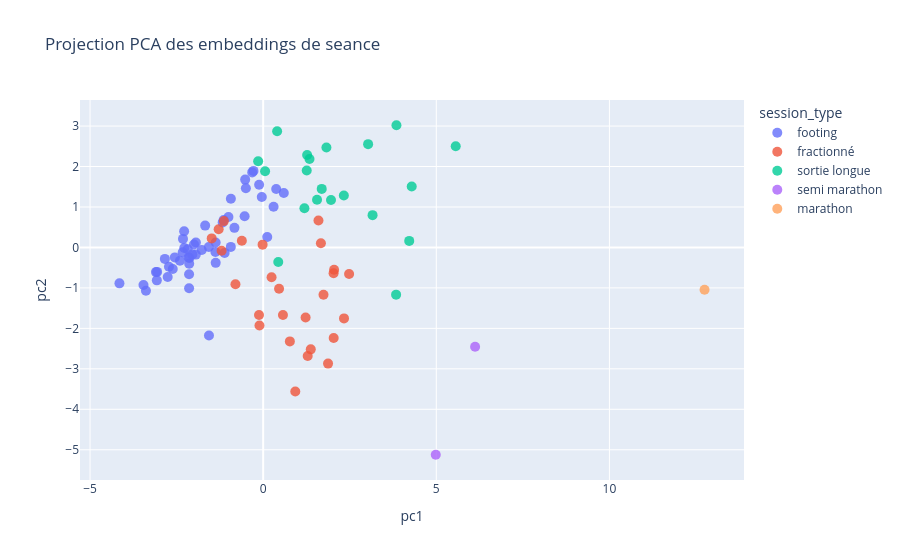

Notebook code for this chart:
### Code cell
pca = PCA(n_components=2, random_state=42)
coords = pca.fit_transform(embedding)

viz_df = sessions[["session_label", "session_type", "session_detail", "date_local"]].copy()
viz_df["pc1"] = coords[:, 0]
viz_df["pc2"] = coords[:, 1]
viz_df["distance_km"] = sessions["distance_km"].round(2)
viz_df["duration_min"] = sessions["duration_min"].round(1)
viz_df["avg_hr"] = sessions["avg_hr"].round(0)
viz_df["high_intensity_pct"] = sessions["high_intensity_pct"].round(3)

fig = px.scatter(
    viz_df,
    x="pc1",
    y="pc2",
    color="session_type",
    hover_data=["date_local", "distance_km", "duration_min", "avg_hr", "high_intensity_pct", "session_detail"],
    title="Projection PCA des embeddings de seance",
)
fig.update_traces(marker={"size": 10, "opacity": 0.8})
fig.show()

print("Variance expliquee:", pca.explained_variance_ratio_.round(3))

### Figure 1 — Plotly figure (JSON) as saved in the notebook; plotly's stock layout.template omitted (floating-point values rounded to 4 significant figures; data arrays with more than 128 entries replaced by an {"elided": "..."} marker saying what was removed)
{"data": [{"customdata": {"elided": "51x6 mixed values"}, "hovertemplate": "session_type=footing<br>pc1=%{x}<br>pc2=%{y}<br>date_local=%{customdata[0]}<br>distance_km=%{customdata[1]}<br>duration_min=%{customdata[2]}<br>avg_hr=%{customdata[3]}<br>high_intensity_pct=%{customdata[4]}<br>session_detail=%{customdata[5]}<extra></extra>", "legendgroup": "footing", "marker": {"color": "#636efa", "opacity": 0.8, "size": 10, "symbol": "circle"}, "mode": "markers", "name": "footing", "orientation": "v", "showlegend": true, "type": "scatter", "x": [-3.096, -1.373, -1.565, -2.156, -1.371, -0.2803, -0.5196, -0.9329, -0.8297, 0.3758, -0.5357, -2.137, -1.943, 0.3006, -0.3167, -1.002, 0.5955, -1.945, -0.03984, -0.9344, -1.773, -1.676, -1.114, 0.1171, -0.4997, -1.17, -2.139, -2.316, -1.142, -4.151, -2.839, -2.403, -2.611, -2.283, -1.57, -0.1167, -3.071, -2.552, -2.279, -1.999, -2.757, -2.722, -2.13, -1.379, -2.14, -3.457, -3.386, -2.323, -2.181, -3.063, -2.046], "xaxis": "x", "y": [-0.6097, 0.12, -2.176, -0.2489, -0.3816, 1.892, 1.676, 1.203, 0.4837, 1.444, 0.7703, -0.405, 0.123, 1.004, 1.855, 0.7503, 1.346, -0.1773, 1.245, 0.01288, -0.06179, 0.5398, -0.1347, 0.2576, 1.461, 0.6167, -1.009, 0.2111, 0.6781, -0.8875, -0.2833, -0.3285, -0.5339, 0.4013, 0.01156, 1.548, -0.8137, -0.2461, -0.01377, 0.07058, -0.7317, -0.477, -0.2619, -0.1137, -0.6622, -0.9275, -1.07, -0.121, -0.04492, -0.605, -0.1722], "yaxis": "y"}, {"customdata": {"elided": "26x6 mixed values"}, "hovertemplate": "session_type=fractionné<br>pc1=%{x}<br>pc2=%{y}<br>date_local=%{customdata[0]}<br>distance_km=%{customdata[1]}<br>duration_min=%{customdata[2]}<br>avg_hr=%{customdata[3]}<br>high_intensity_pct=%{customdata[4]}<br>session_detail=%{customdata[5]}<extra></extra>", "legendgroup": "fractionné", "marker": {"color": "#EF553B", "opacity": 0.8, "size": 10, "symbol": "circle"}, "mode": "markers", "name": "fractionné", "orientation": "v", "showlegend": true, "type": "scatter", "x": [0.9276, 2.482, 1.597, -0.6157, 2.048, 2.034, 0.5716, 2.036, 0.4589, -1.201, -1.486, -1.135, -1.285, -0.1198, 1.286, 0.7709, 1.225, -0.1074, 1.375, 1.874, -0.01658, 2.335, 1.742, 0.2424, -0.8003, 1.667], "xaxis": "x", "y": [-3.559, -0.655, 0.6659, 0.1646, -0.5509, -0.6375, -1.669, -2.24, -1.02, -0.08017, 0.2237, 0.6508, 0.45, -1.669, -2.684, -2.322, -1.733, -1.929, -2.519, -2.871, 0.06867, -1.754, -1.168, -0.7386, -0.9107, 0.1017], "yaxis": "y"}, {"customdata": [["2025-09-18T18:29:34+02:00", 12.02, 81.1, 158, 0.127, ""], ["2025-09-26T18:48:42+02:00", 14.15, 91.1, 147, 0, ""], ["2025-10-11T10:38:27+02:00", 15.01, 92.2, 155, 0.096, "1*3000 R000 5:09/km"], ["2025-10-17T12:12:16+02:00", 15.26, 94.2, 148, 0, ""], ["2025-11-02T08:54:24+01:00", 12.02, 74, 143, 0.16, "1*3000 R000 5:13/km"], ["2025-11-22T11:49:14+01:00", 11.1, 68.6, 149, 0, ""], ["2025-11-29T09:47:08+01:00", 11.06, 70.9, 153, 0, ""], ["2025-12-06T08:33:57+01:00", 14.01, 89.7, 147, 0, ""], ["2025-12-21T08:30:02+01:00", 15.13, 99, 154, 0, ""], ["2026-01-03T15:23:21+01:00", 15.01, 90.4, 165, 0.111, ""], ["2026-01-10T09:20:21+01:00", 17.02, 99.4, 170, 0.406, ""], ["2026-01-17T09:43:18+01:00", 19.01, 116.9, 165, 0.35, ""], ["2026-01-24T09:07:13+01:00", 21.01, 123.8, 167, 0.186, ""], ["2026-01-31T08:18:57+01:00", 15.01, 85.8, 164, 0.028, ""], ["2026-02-07T15:29:04+01:00", 22.01, 138.1, 163, 0.026, ""], ["2026-02-21T09:33:18+01:00", 15.06, 89.8, 163, 0.008, ""], ["2026-02-28T08:40:51+01:00", 19.43, 112.8, 163, 0.019, ""], ["2026-03-14T08:58:06+01:00", 17.35, 102.3, 158, 0, ""], ["2026-03-22T08:23:36+01:00", 28.03, 165.6, 166, 0.146, "3*6000 R1000 AM"], ["2026-03-28T09:21:01+01:00", 18.08, 106.6, 166, 0.173, "2*2000 R1000 AM"]], "hovertemplate": "session_type=sortie longue<br>pc1=%{x}<br>pc2=%{y}<br>date_local=%{customdata[0]}<br>distance_km=%{customdata[1]}<br>duration_min=%{customdata[2]}<br>avg_hr=%{customdata[3]}<br>high_intensity_pct=%{customdata[4]}<br>session_detail=%{customdata[5]}<extra></extra>", "legendgroup": "sortie longue", "marker": {"color": "#00cc96", "opacity": 0.8, "size": 10, "symbol": "circle"}, "mode": "markers", "name": "sortie longue", "orientation": "v", "showlegend": true, "type": "scatter", "x": [1.192, 0.4035, 1.556, 1.27, 0.4356, 1.258, 0.05546, -0.145, 1.338, 2.33, 3.839, 4.218, 4.29, 1.959, 3.849, 1.691, 3.031, 1.827, 5.561, 3.16], "xaxis": "x", "y": [0.9678, 2.873, 1.178, 2.284, -0.3601, 1.9, 1.884, 2.131, 2.187, 1.282, -1.167, 0.1621, 1.504, 1.174, 3.02, 1.447, 2.553, 2.469, 2.5, 0.7976], "yaxis": "y"}, {"customdata": [["2025-11-09T09:07:30+01:00", 21.33, 114.5, 110, 0.88, ""], ["2026-03-08T09:36:40+01:00", 21.22, 115.2, 171, 0.554, ""]], "hovertemplate": "session_type=semi marathon<br>pc1=%{x}<br>pc2=%{y}<br>date_local=%{customdata[0]}<br>distance_km=%{customdata[1]}<br>duration_min=%{customdata[2]}<br>avg_hr=%{customdata[3]}<br>high_intensity_pct=%{customdata[4]}<br>session_detail=%{customdata[5]}<extra></extra>", "legendgroup": "semi marathon", "marker": {"color": "#ab63fa", "opacity": 0.8, "size": 10, "symbol": "circle"}, "mode": "markers", "name": "semi marathon", "orientation": "v", "showlegend": true, "type": "scatter", "x": [4.985, 6.121], "xaxis": "x", "y": [-5.124, -2.456], "yaxis": "y"}, {"customdata": [["2026-04-12T10:38:35+02:00", 42.79, 245.6, 175, 0.695, ""]], "hovertemplate": "session_type=marathon<br>pc1=%{x}<br>pc2=%{y}<br>date_local=%{customdata[0]}<br>distance_km=%{customdata[1]}<br>duration_min=%{customdata[2]}<br>avg_hr=%{customdata[3]}<br>high_intensity_pct=%{customdata[4]}<br>session_detail=%{customdata[5]}<extra></extra>", "legendgroup": "marathon", "marker": {"color": "#FFA15A", "opacity": 0.8, "size": 10, "symbol": "circle"}, "mode": "markers", "name": "marathon", "orientation": "v", "showlegend": true, "type": "scatter", "x": [12.75], "xaxis": "x", "y": [-1.044], "yaxis": "y"}], "layout": {"legend": {"title": {"text": "session_type"}, "tracegroupgap": 0}, "title": {"text": "Projection PCA des embeddings de seance"}, "xaxis": {"anchor": "y", "domain": [0, 1], "title": {"text": "pc1"}}, "yaxis": {"anchor": "x", "domain": [0, 1], "title": {"text": "pc2"}}}}
